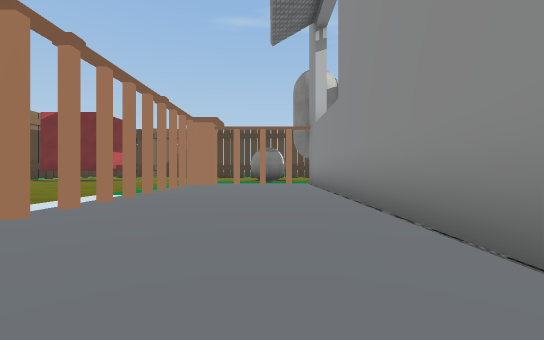
view 1 (above)

24 first-person views from a walk through a Unity game level. The camera is 1.2 m above the floor, looks level and sees 90° across. The floor is counted in squares, 2.73 m on a side. Each view is taken from the middle of a square. On the plan, view 1 faces up. The plan holds only what a view shows up to about 9 squares ahead; the rest is blank. The place goes on beyond the plan. The player character is not drawn. Some surface patterns are stand-ins.

view 2
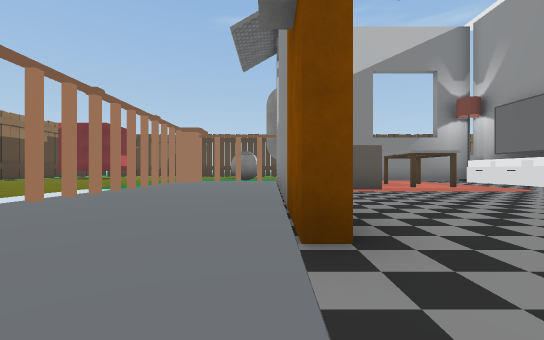

view 3
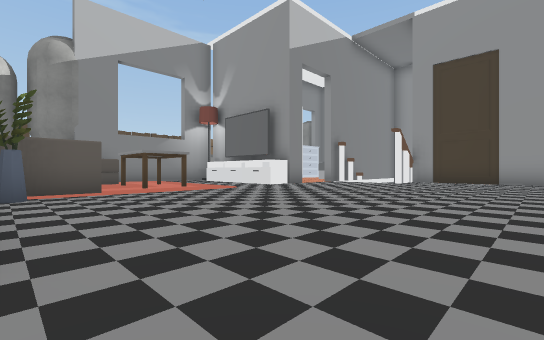

view 4
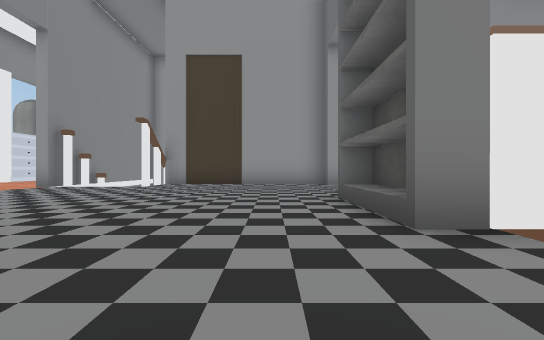

view 5
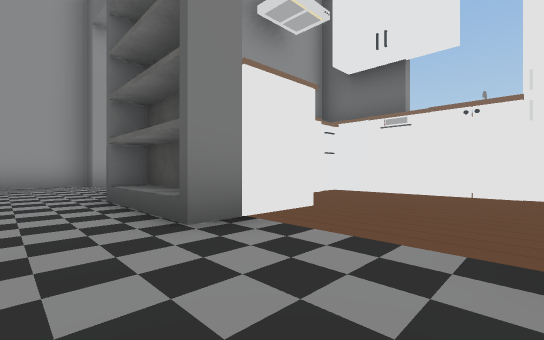

view 6
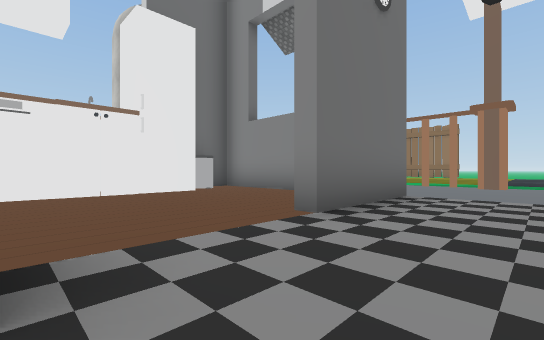

view 7
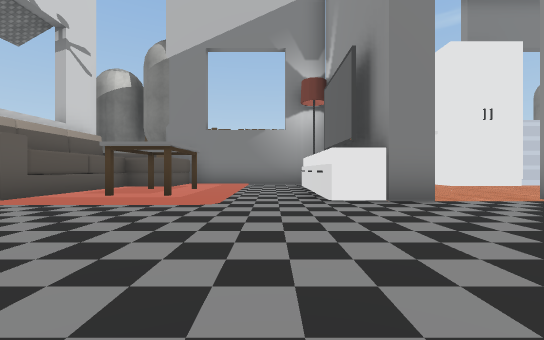

view 8
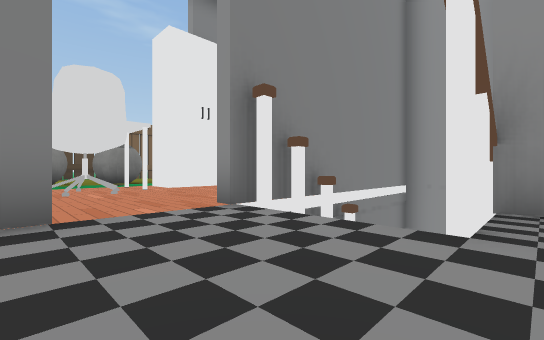

view 9
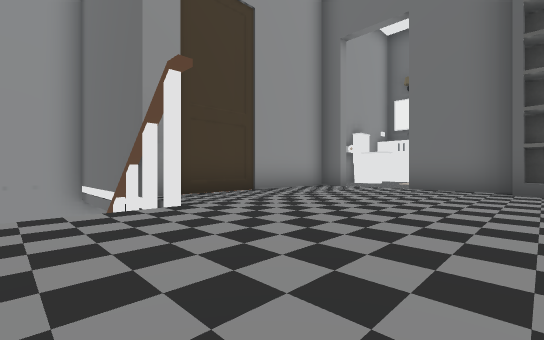

view 10
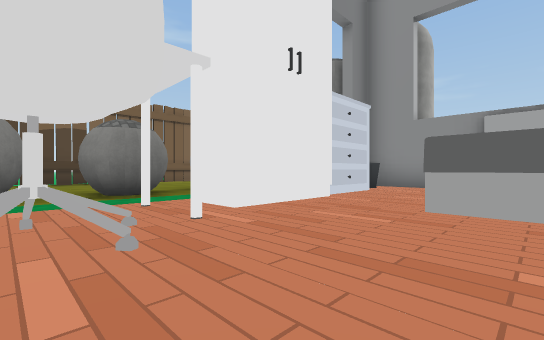

view 11
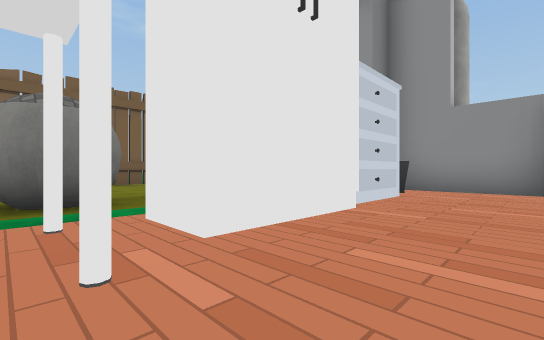

view 12
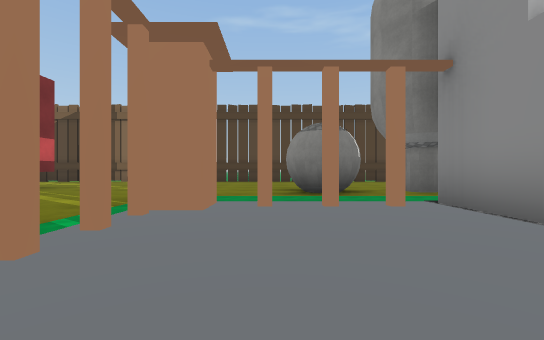

view 13
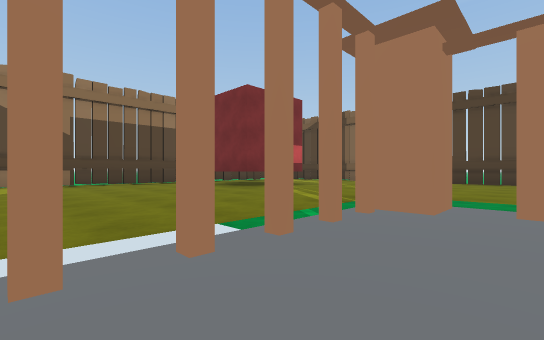

view 14
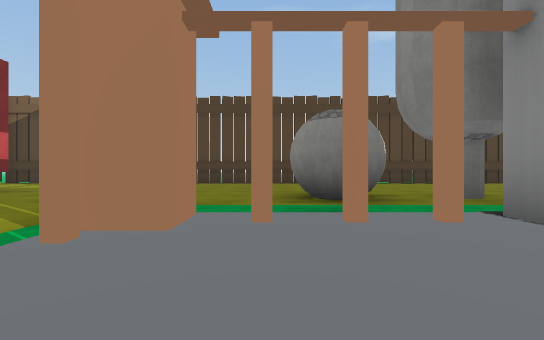

view 15
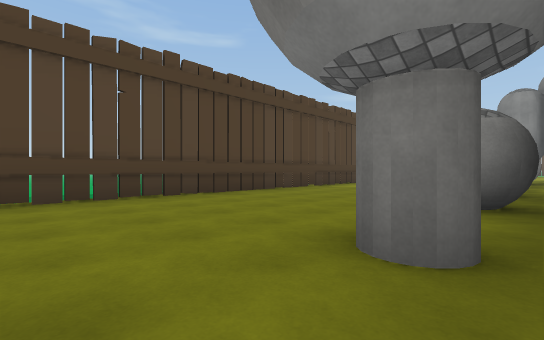

view 16
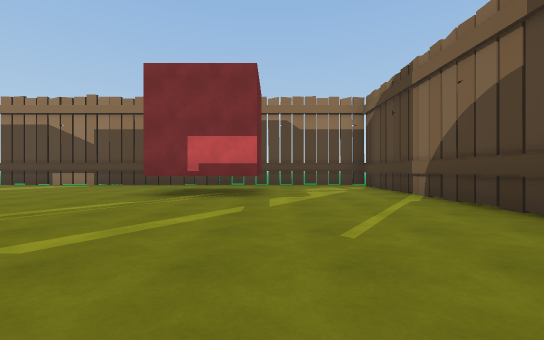

view 17
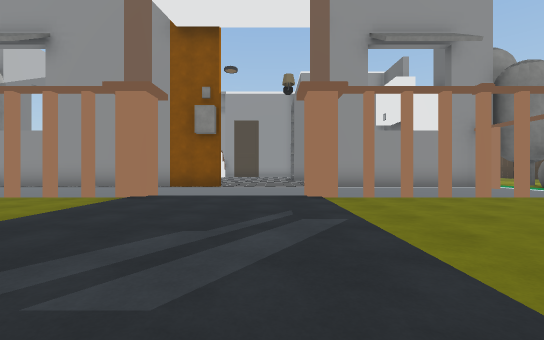

view 18
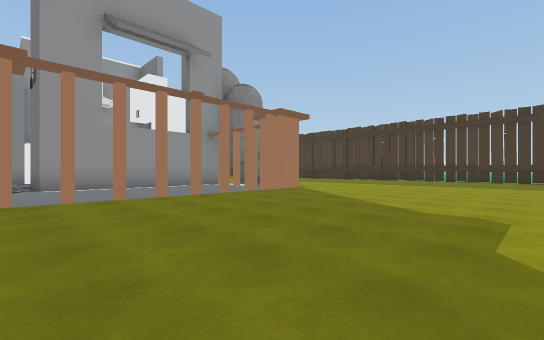

view 19
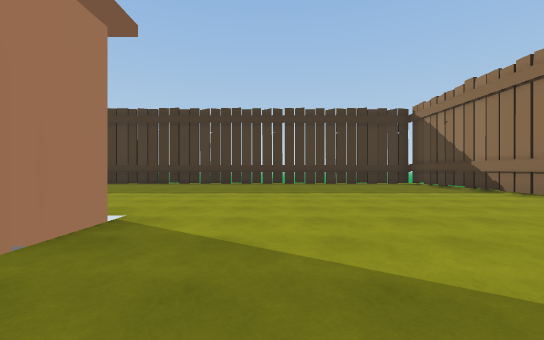

view 20
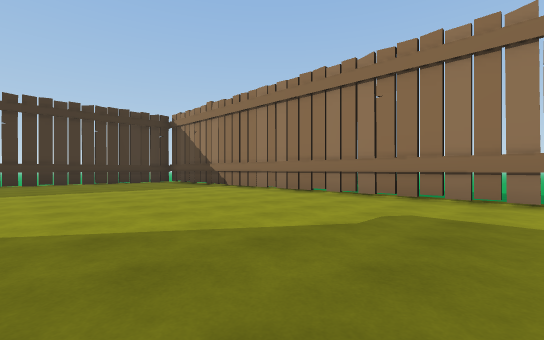

view 21
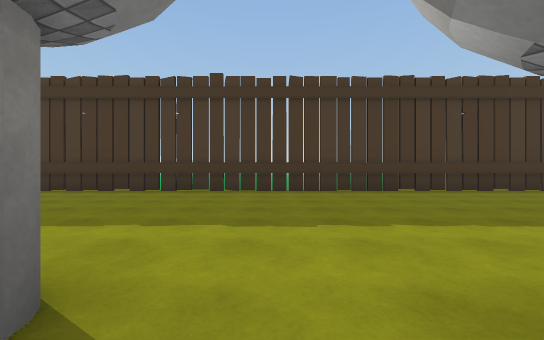

view 22
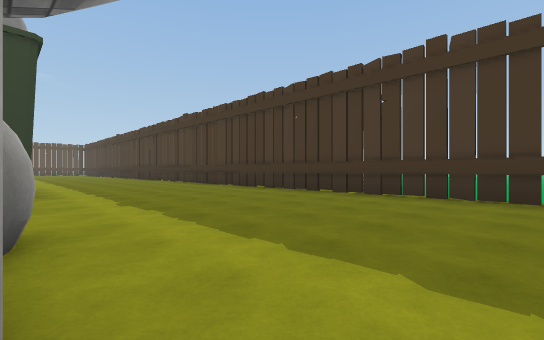

view 23
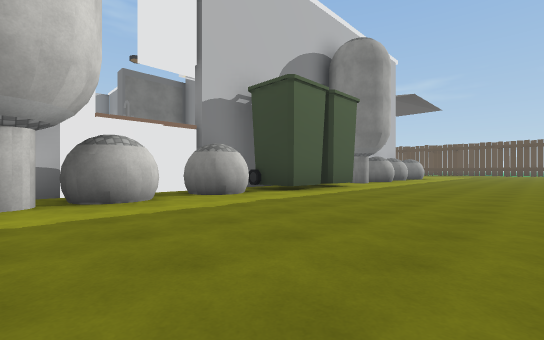

view 24
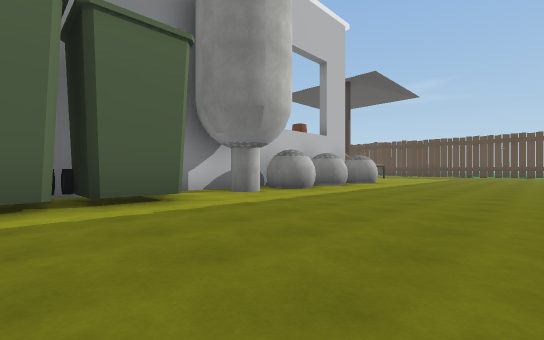

### Floor plan
Key: @ floor where view 1 was taken; # wall or solid block; x gap in a wall; . main floor; - floor 0.25 m lower than the main floor; / step, stairs or slope; v drop or lower ground; T thing the floor can be seen under or through; O other object.
Columns run from 9 left of view 1 to 20 right of it. Each row starts with its distance up from view 1.
 14  #######################
 13 #......... .......... ..
 12 #.................  . ..
 11 #...............    ...
 10 #.##.....#.O.O.    ###
  9 #.##...//x///#########
  8 #......#/--###---# --###OOO
  7 #......----###---OOO-------#
  6 #......#---##OO--O#----#  ##
  5 #......#---##----O#---##  #
  4 #.  ...T---##----##--######
  3      ..T--#O---------vvv  #
  2       .T--#----------v    v
  1      ..T--#---------#-### #
  0     ...--@#-----------#
 -1    ....---------------#
 -2   .....---------------#
 -3   .....T-------OOO----#
 -4   .....T--###--OO ##-x#
 -5 #......T--#-----    --#
 -6 #......T--#------O  OO
 -7 #......T--#--O---O
 -8 #......#-##O# OOOO  ###
 -9 #....... #O..#.##OOO..# # #
-10 #.......  ..O#.#.OOO.O#...#
-11 #...........................
-12 #............................
-13 #.............................
-14 #.............................
-15 v###################

Positions as (right, up) in squares from view 1, and headings:
1: (0, 0), facing up
2: (1, -2), facing up
3: (2, -2), facing up-right
4: (4, -2), facing right
5: (4, -2), facing down-right
6: (6, -2), facing down-left
7: (7, 0), facing up
8: (9, 1), facing up-right
9: (8, 3), facing down-right
10: (10, 5), facing up-right
11: (11, 6), facing up-right
12: (-1, 5), facing up
13: (-1, 5), facing up-left
14: (-1, 6), facing up
15: (2, 9), facing up-right
16: (-1, 11), facing left
17: (-7, -2), facing right
18: (-7, -3), facing down-right
19: (-4, -6), facing down
20: (-4, -5), facing down-left
21: (2, -9), facing down
22: (2, -10), facing down-right
23: (3, -14), facing up-right
24: (8, -14), facing up-right
